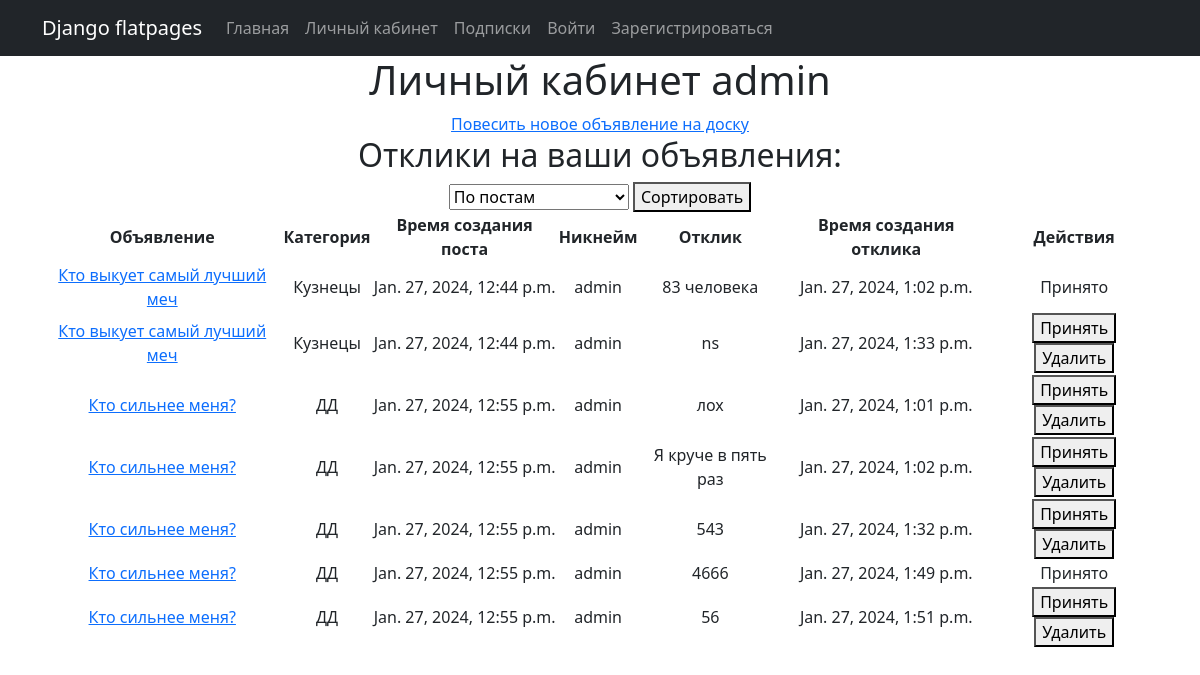
/pc/ (signed in), run on an earlier commit of the app's database.
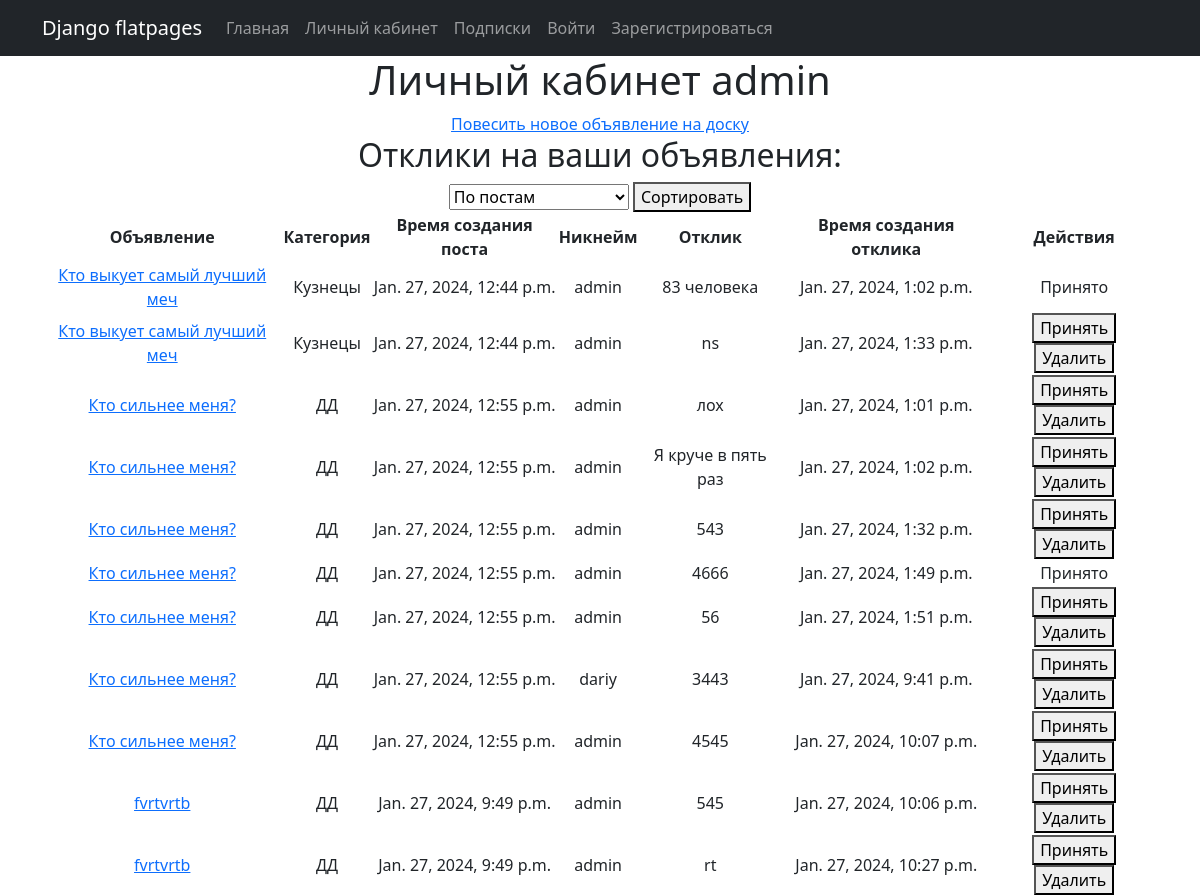
And on a later commit of the database.
### board/models.py (models this page shows, shortened)
class Response(models.Model): # отклики
    ad = models.ForeignKey(Ad, on_delete=models.CASCADE)
    user = models.ForeignKey(User, on_delete=models.CASCADE)
    dateCreation = models.DateTimeField(auto_now_add=True)
    content = models.TextField()
    accepted = models.BooleanField(default=False)

class Ad(models.Model): # объявления
    user = models.ForeignKey(User, on_delete=models.CASCADE)
    category = models.ForeignKey(AdCategory, on_delete=models.CASCADE)
    title = models.CharField(max_length=100)
    dateCreation = models.DateTimeField(auto_now_add=True)
    content = RichTextField()

class AdCategory(models.Model): # категории
    name = models.CharField(max_length=100)
    def __str__(self):
        return self.name

### board/views.py (the view, shortened to what this page needs)
# urls.py: path('pc/', private_cabinet, name='private_cabinet'), # личный кабинет
@login_required
def private_cabinet(request):  # личный кабинет
    user = request.user
    if user.last_name == '' and not user.is_staff:  # проверка верификации
        return redirect('/accounts/verify')
    ads = Ad.objects.filter(user=user)
    responses = Response.objects.filter(ad__in=ads)
    if request.method == "GET":
        action = request.GET.get("action")
        sort_by = request.GET.get("sort_by", "-dateCreation")
        if action == "filter":
            if sort_by == "content":
                responses = responses.order_by("-dateCreation")
            else:
                responses = responses.order_by("-ad__dateCreation")
    return render(
        request,
        "private_cabinet.html",
        {"responses": responses, "sort_by": sort_by},
    )

### templates/private_cabinet.html (shortened to what this page needs)
{% extends "flatpages/default.html" %}
{% block content %}
  <h1>Личный кабинет {{ request.user.username }}</h1>
  {% if perms.board.add_ad %}
    <a href="{% url 'ad_create' %}">Повесить новое объявление на доску</a>
    {% endif %}
  <h2>Отклики на ваши объявления:</h2>
  <form method="get" action="{% url 'private_cabinet' %}">
    <select name="sort_by">
      <option value="dateCreation">По постам</option>
    </select>
    <button type="submit">Сортировать</button>
  </form>
  <table>
    <tr>
      <th>Объявление</th>
      <th>Категория</th>
      <th>Время создания поста</th>
      <th>Никнейм</th>
      <th>Отклик</th>
      <th>Время создания отклика</th>
      <th>Действия</th>
    </tr>
    {% for response in responses %}
      <tr>
        <td>
          <a href="{% url 'ad_detail' pk=response.ad.pk %}">{{ response.ad.title }}</a>
        </td>
        <td>{{ response.ad.category}}</td>
        <td>{{ response.ad.dateCreation }}</td>
        <td>{{ response.user.username }}</td>
        <td>{{ response.content }}</td>
        <td>{{ response.dateCreation }}</td>
        {% if response.accepted %}
          <td>Принято</td>
        {% else %}
          <td>
            <form method="post" action="{% url 'private_cabinet' %}">
            <button type="submit" name="action" value="accept">Принять</button>
            <button type="submit" name="action" value="delete">Удалить</button>
            </form>
          </td>
        {% endif %}
      </tr>
    {% empty %}
      <tr>
        <td colspan="5">Нет откликов.</td>
      </tr>
    {% endfor %}
  </table>
{% endblock %}

What changed in the data, as far as the page shows it:
added Response: ad "Кто сильнее меня?", ad.category "ДД", ad.dateCreation "Jan. 27, 2024, 12:55 p.m.", user.username "dariy", content "3443", dateCreation "Jan. 27, 2024, 9:41 p.m."
added Response: ad "Кто сильнее меня?", ad.category "ДД", ad.dateCreation "Jan. 27, 2024, 12:55 p.m.", user.username "admin", content "4545", dateCreation "Jan. 27, 2024, 10:07 p.m."
added Response: ad "fvrtvrtb", ad.category "ДД", ad.dateCreation "Jan. 27, 2024, 9:49 p.m.", user.username "admin", content "545", dateCreation "Jan. 27, 2024, 10:06 p.m."
added Response: ad "fvrtvrtb", ad.category "ДД", ad.dateCreation "Jan. 27, 2024, 9:49 p.m.", user.username "admin", content "rt", dateCreation "Jan. 27, 2024, 10:27 p.m."
